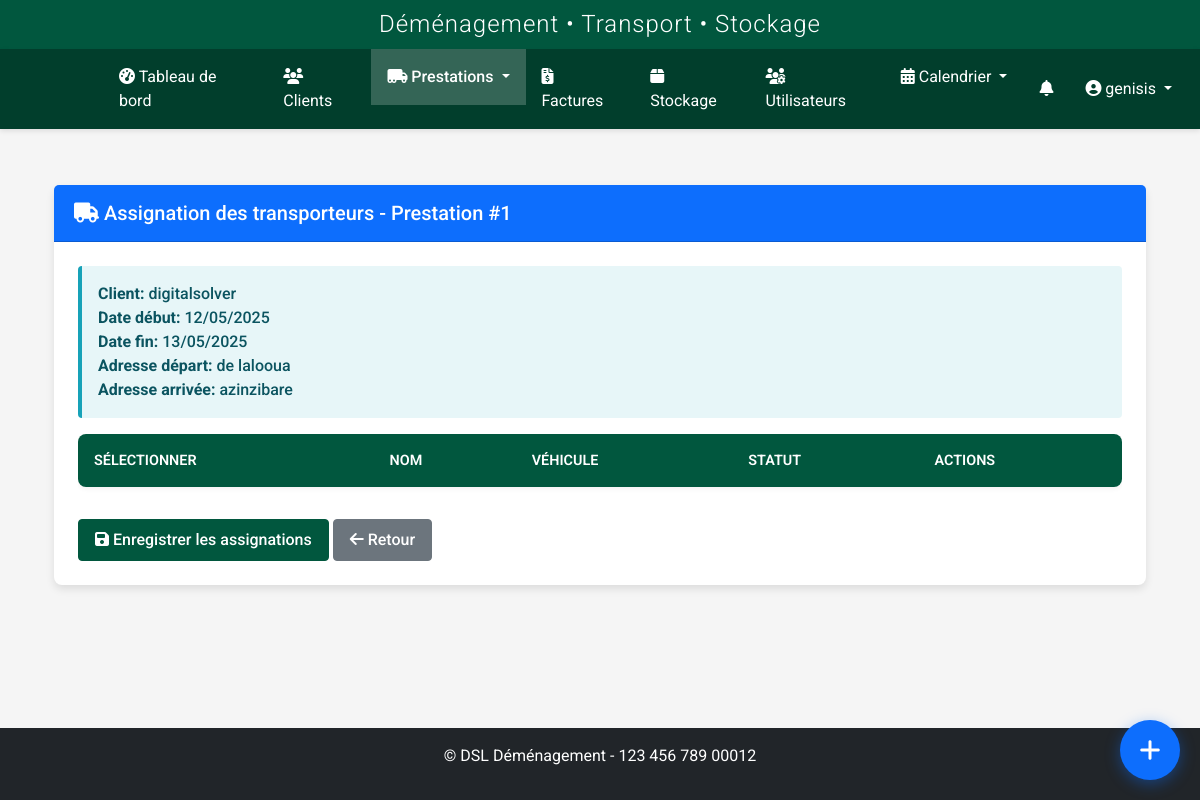
/prestations/assign_transporteurs/1 (signed in), run on the app's committed database.
### models.py (models this page shows, shortened)
class User(UserMixin, db.Model):
    id = db.Column(db.Integer, primary_key=True)
    nom = db.Column(db.String(64), nullable=False)
    prenom = db.Column(db.String(64), nullable=False)
    username = db.Column(db.String(64), unique=True, nullable=False)
    email = db.Column(db.String(120), unique=True, nullable=True)
    password_hash = db.Column(db.String(256), nullable=False)
    role = db.Column(db.String(20), nullable=False, default='transporteur')
    statut = db.Column(db.String(20), nullable=False, default='actif')
    vehicule = db.Column(db.String(100), nullable=True)
    type_vehicule_id = db.Column(db.Integer, db.ForeignKey('type_vehicule.id'), nullable=True)
    permis_conduire = db.Column(db.String(50), nullable=True)
    notes = db.Column(db.Text, nullable=True)
    derniere_connexion = db.Column(db.DateTime, nullable=True)
    date_creation = db.Column(db.DateTime, nullable=False, default=datetime.utcnow)
    prestations = db.relationship('Prestation', secondary=prestation_transporteurs, back_populates='transporteurs')
    type_vehicule = db.relationship('TypeVehicule', backref='transporteurs')
    def is_admin(self):
        return self.role in ['admin', 'superadmin']
    def is_transporteur(self):
        return self.role == 'transporteur' or self.is_admin()

class Prestation(db.Model):
    id = db.Column(db.Integer, primary_key=True)
    client_id = db.Column(db.Integer, db.ForeignKey('client.id'), nullable=False)
    commercial_id = db.Column(db.Integer, db.ForeignKey('user.id'), nullable=True)
    transporteur_id = db.Column(db.Integer, db.ForeignKey('transporteurs.id'), nullable=True)
    vehicule_id = db.Column(db.Integer, db.ForeignKey('vehicules.id'), nullable=True)
    client = db.relationship('Client', foreign_keys=[client_id], backref=db.backref('prestations', lazy=True))
    date_debut = db.Column(db.DateTime, nullable=False)
    date_fin = db.Column(db.DateTime, nullable=False)
    adresse_depart = db.Column(db.Text, nullable=False)
    adresse_arrivee = db.Column(db.Text, nullable=False)
    type_demenagement = db.Column(db.String(100), nullable=False)
    type_demenagement_id = db.Column(db.Integer, db.ForeignKey('type_demenagement.id'), nullable=True)
    statut = db.Column(db.String(50), default='En attente')  # En attente, Confirmé, En cours, Terminé, Annulé
    priorite = db.Column(db.String(20), default='Normale')  # Basse, Normale, Haute, Urgente
    status_transporteur = db.Column(db.String(20), default='en_attente')  # en_attente, accepte, refuse
    raison_refus = db.Column(db.Text, nullable=True)  # Raison du refus par le transporteur
    date_reponse = db.Column(db.DateTime, nullable=True)  # Date de réponse du transporteur
    observations = db.Column(db.Text, nullable=True)
    archive = db.Column(db.Boolean, default=False)
    date_creation = db.Column(db.DateTime, nullable=False, default=datetime.utcnow)
    date_modification = db.Column(db.DateTime, nullable=True)
    createur_id = db.Column(db.Integer, db.ForeignKey('user.id'), nullable=True)
    modificateur_id = db.Column(db.Integer, db.ForeignKey('user.id'), nullable=True)
    stockage_id = db.Column(db.Integer, db.ForeignKey('stockage.id'), nullable=True)
    mode_groupage = db.Column(db.Boolean, default=False)
    tags = db.Column(db.Text, nullable=True)
    societe = db.Column(db.String(100), nullable=True)
    montant = db.Column(db.Float, nullable=True, default=0)
    etapes_depart = db.Column(db.Text, nullable=True)  # Étapes supplémentaires de départ (format: adresse1||adresse2||...)
    etapes_arrivee = db.Column(db.Text, nullable=True)  # Étapes supplémentaires d'arrivée (format: adresse1||adresse2||...)
    commercial = db.relationship('User', foreign_keys=[commercial_id], backref='prestations_commercial')
    createur = db.relationship('User', foreign_keys=[createur_id], backref='prestations_creees')
    modificateur = db.relationship('User', foreign_keys=[modificateur_id], backref='prestations_modifiees')
    transporteurs = db.relationship('User', secondary=prestation_transporteurs, back_populates='prestations')
    clients_supplementaires = db.relationship('Client', secondary=prestation_clients, back_populates='prestations_supplementaires')
    type_demenagement_obj = db.relationship('TypeDemenagement', backref='prestations')
    versions = db.relationship('PrestationVersion', backref='prestation_courante', lazy=True, foreign_keys="PrestationVersion.prestation_id")

class Client(db.Model):
    id = db.Column(db.Integer, primary_key=True)
    nom = db.Column(db.String(64), nullable=False)
    prenom = db.Column(db.String(64), nullable=False)
    adresse = db.Column(db.Text, nullable=True)
    code_postal = db.Column(db.String(10), nullable=True)
    ville = db.Column(db.String(64), nullable=True)
    pays = db.Column(db.String(64), default='France')
    telephone = db.Column(db.String(20), nullable=True)
    email = db.Column(db.String(120), nullable=True)
    type_client = db.Column(db.String(50), nullable=True)
    tags = db.Column(db.Text, nullable=True)
    observations = db.Column(db.Text, nullable=True)
    statut = db.Column(db.String(20), default='actif')
    archive = db.Column(db.Boolean, default=False)
    date_creation = db.Column(db.DateTime, nullable=False, default=datetime.utcnow)
    commercial_id = db.Column(db.Integer, db.ForeignKey('user.id'), nullable=True)
    commercial = db.relationship('User', backref=db.backref('clients', lazy=True), foreign_keys=[commercial_id])
    prestations_principales = db.relationship('Prestation', backref=db.backref('client_principal', lazy=True), lazy=True, foreign_keys="Prestation.client_id")
    prestations_supplementaires = db.relationship('Prestation', secondary=prestation_clients, back_populates='clients_supplementaires')
    factures = db.relationship('Facture', backref='client', lazy=True)

### routes/prestation.py (the view, shortened to what this page needs)
@prestation_bp.route('/assign_transporteurs/<int:id>', methods=['GET', 'POST'])
@login_required
def assign_transporteurs(id):
    if not current_user.is_admin() and current_user.role != 'commercial':
        flash('Vous n\'êtes pas autorisé à assigner des transporteurs.', 'danger')
        return redirect(url_for('prestation.index'))
    prestation = Prestation.query.get_or_404(id)
    transporteurs = User.query.filter_by(role='transporteur', statut='actif').all()
    transporteurs_status = {}
    transporteurs_assignes_ids = [t.id for t in prestation.transporteurs]
    return render_template(
        'prestations/assign_transport.html',
        title='Assigner des transporteurs',
        prestation=prestation,
        transporteurs=transporteurs,
        transporteurs_assignes_ids=transporteurs_assignes_ids,
        transporteurs_status=transporteurs_status
    )

### templates/prestations/assign_transport.html (shortened to what this page needs)
{% extends "base.html" %}
{% block content %}
<div class="container mt-4">
    <div class="row">
        <div class="col-12">
            <div class="card">
                <div class="card-header bg-primary text-white">
                    <h5 class="mb-0">
                        <i class="fas fa-truck"></i>
                        Assignation des transporteurs - Prestation #{{ prestation.id }}
                    </h5>
                </div>
                <div class="card-body">
                    <div class="alert alert-info">
                        <strong>Client:</strong> {{ prestation.client.nom }}
                        <br>
                        <strong>Date début:</strong> {{ prestation.date_debut.strftime('%d/%m/%Y') }}<br>
                        <strong>Date fin:</strong> {{ prestation.date_fin.strftime('%d/%m/%Y') }}
                        <br>
                        <strong>Adresse départ:</strong> {{ prestation.adresse_depart }}
                        <br>
                        <strong>Adresse arrivée:</strong> {{ prestation.adresse_arrivee }}
                    </div>
                    <form method="POST">
                        <div class="table-responsive">
                            <table class="table table-striped table-hover">
                                <thead class="table-light">
                                    <tr>
                                        <th>Sélectionner</th>
                                        <th>Nom</th>
                                        <th>Véhicule</th>
                                        <th>Statut</th>
                                        <th>Actions</th>
                                    </tr>
                                </thead>
                            </table>
                        </div>
                        <div class="mt-3">
                            <button type="submit" class="btn btn-primary">
                                <i class="fas fa-save"></i> Enregistrer les assignations
                            </button>
                            <a href="{{ url_for('prestation.view', id=prestation.id) }}" class="btn btn-secondary">
                                <i class="fas fa-arrow-left"></i> Retour
                            </a>
                        </div>
                    </form>
                </div>
            </div>
        </div>
    </div>
</div>
{% endblock %}

### templates/base.html (shortened to what this page needs)
<!DOCTYPE html>
<html lang="fr">
<head>
    <link href="https://cdn.jsdelivr.net/npm/bootstrap@5.2.3/dist/css/bootstrap.min.css" rel="stylesheet">
    <link rel="stylesheet" href="https://cdnjs.cloudflare.com/ajax/libs/font-awesome/6.2.1/css/all.min.css">
    <link rel="stylesheet" href="https://cdnjs.cloudflare.com/ajax/libs/toastr.js/latest/toastr.min.css">
    <link href="https://cdn.jsdelivr.net/npm/fullcalendar@5.11.3/main.min.css" rel="stylesheet">
    <link href="https://cdn.jsdelivr.net/npm/summernote@0.8.18/dist/summernote-lite.min.css" rel="stylesheet">
    <link rel="stylesheet" href="{{ url_for('static', filename='css/style.css') }}">
    <link rel="stylesheet" href="{{ url_for('static', filename='css/notification-flash.css') }}">
    <link rel="stylesheet" href="{{ url_for('static', filename='css/notifications.css') }}">
    <link rel="stylesheet" href="{{ url_for('static', filename='css/prestations.css') }}">
    <link rel="stylesheet" href="{{ url_for('static', filename='css/custom-calendar.css') }}">
    <link rel="stylesheet" href="{{ url_for('static', filename='css/navbar-logos.css') }}">
    <link rel="stylesheet" href="{{ url_for('static', filename='css/whatsapp-buttons.css') }}">
    <link rel="stylesheet" href="{{ url_for('static', filename='css/quick-access-bubble.css') }}">
</head>
<body {% if current_user.is_authenticated %}data-user-role="{{ current_user.role }}" data-user-id="{{ current_user.id }}"{% endif %}>
    {% if current_user.is_authenticated %}
        <header>
            <div class="app-header">
                <h2>Déménagement • Transport • Stockage</h2>
            </div>
            <nav class="navbar navbar-dark navbar-expand-lg">
                <div class="container-fluid">
                    <a class="navbar-brand" href="{{ url_for('dashboard.index') }}">
                        <div class="logo-slideshow">
                        </div>
                    </a>
                    <div class="collapse navbar-collapse" id="navbarMain">
                        <ul class="navbar-nav me-auto mb-2 mb-lg-0">
                            <li class="nav-item">
                                <a class="nav-link {% if request.endpoint == 'dashboard.index' %}active{% endif %}" href="{{ url_for('dashboard.index') }}">
                                    <i class="fas fa-tachometer-alt"></i> Tableau de bord
                                </a>
                            </li>
                            <li class="nav-item">
                                <a class="nav-link {% if request.endpoint.startswith('client.') %}active{% endif %}" href="{{ url_for('client.index') }}">
                                    <i class="fas fa-users"></i> Clients
                                </a>
                            </li>
                            <li class="nav-item dropdown">
                                <a class="nav-link dropdown-toggle {% if request.endpoint.startswith('prestation.') %}active{% endif %}" href="#" id="prestationsDropdown" role="button" data-bs-toggle="dropdown" aria-expanded="false">
                                    <i class="fas fa-truck-moving"></i> Prestations
                                </a>
                            </li>
                            <li class="nav-item">
                                <a class="nav-link {% if request.endpoint.startswith('facture.') %}active{% endif %}" href="{{ url_for('facture.index') }}">
                                    <i class="fas fa-file-invoice-dollar"></i> Factures
                                </a>
                            </li>
                            <li class="nav-item">
                                <a class="nav-link {% if request.endpoint.startswith('stockage.') %}active{% endif %}" href="{{ url_for('stockage.index') }}">
                                    <i class="fas fa-box"></i> Stockage
                                </a>
                            </li>
                            {% if current_user.is_admin %}
                            <li class="nav-item">
                                <a class="nav-link {% if request.endpoint.startswith('user.') %}active{% endif %}" href="{{ url_for('user.index') }}">
                                    <i class="fas fa-users-cog"></i> Utilisateurs
                                </a>
                            </li>
                            {% endif %}
                            <li class="nav-item dropdown">
                                <a class="nav-link dropdown-toggle {% if request.endpoint.startswith('calendrier.') %}active{% endif %}" href="#" id="calendrierDropdown" role="button" data-bs-toggle="dropdown" aria-expanded="false">
                                    <i class="fas fa-calendar-alt"></i> Calendrier
                                </a>
                            </li>
                        </ul>
                        <ul class="navbar-nav">
                            {% if current_user.is_authenticated and (current_user.is_transporteur() or current_user.is_admin() or current_user.role in ['commercial', 'superadmin']) %}
                            <li class="nav-item">
                                <a href="{{ url_for('transporteur_prestations.notifications') }}" class="nav-link position-relative">
                                    <i class="fas fa-bell"></i>
                                </a>
                            </li>
                            {% endif %}
                            <li class="nav-item dropdown">
                                <a class="nav-link dropdown-toggle" href="#" id="userDropdown" role="button" data-bs-toggle="dropdown">
                                    <i class="fas fa-user-circle"></i> {{ current_user.username }}
                                </a>
                            </li>
                        </ul>
                    </div>
                </div>
            </nav>
        </header>
        <main class="main-content">
            <div class="container">
                {% block content %}{% endblock %}
            </div>
        </main>
        <footer class="mt-5 py-3 bg-dark text-white">
            <div class="container text-center">
                <p>&copy; {{ config.COMPANY_FULL_NAME }} - {{ config.COMPANY_SIRET }}</p>
            </div>
        </footer>
    {% else %}
        <main class="main-content">
            <div class="container">
                {% block auth_content %}{% endblock %}
            </div>
        </main>
    {% endif %}
</body>
</html>

### data on the page
User: username "genisis"
Prestation: id "1", date_debut "12/05/2025", date_fin "13/05/2025", adresse_depart "de lalooua", adresse_arrivee "azinzibare"
Client: client.nom "digitalsolver"

### other printed values
{{ config.COMPANY_FULL_NAME }} "DSL Déménagement"
{{ config.COMPANY_SIRET }} "123 456 789 00012"
